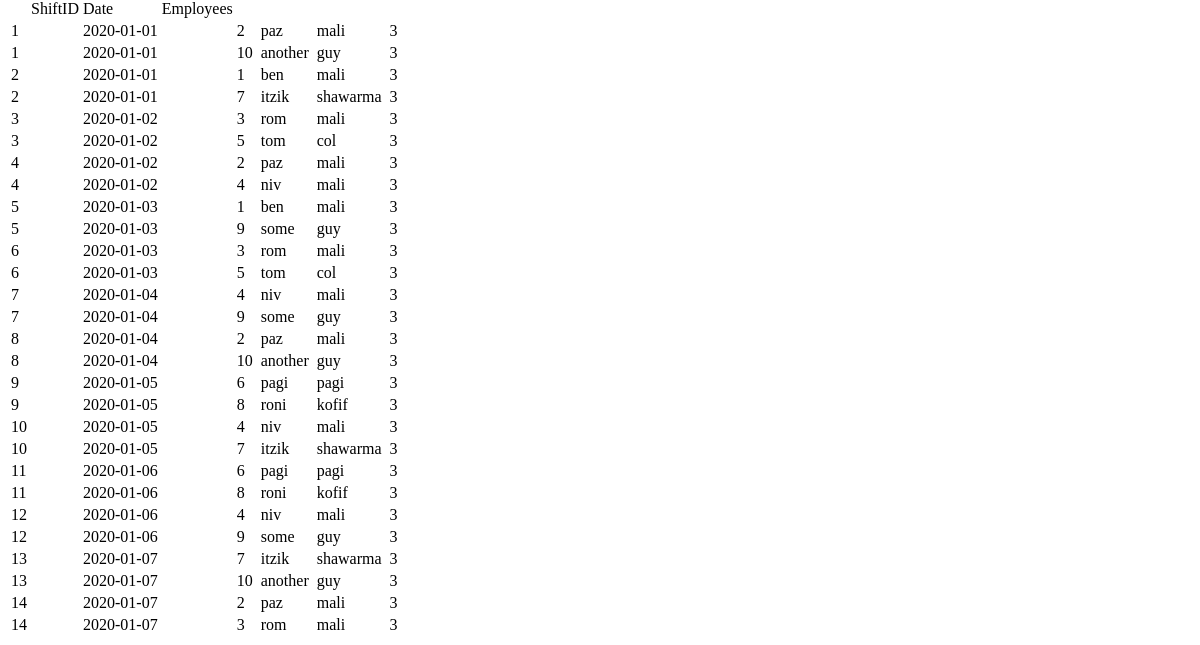
The page /restore_shifts (lower part) on the database as committed earlier.
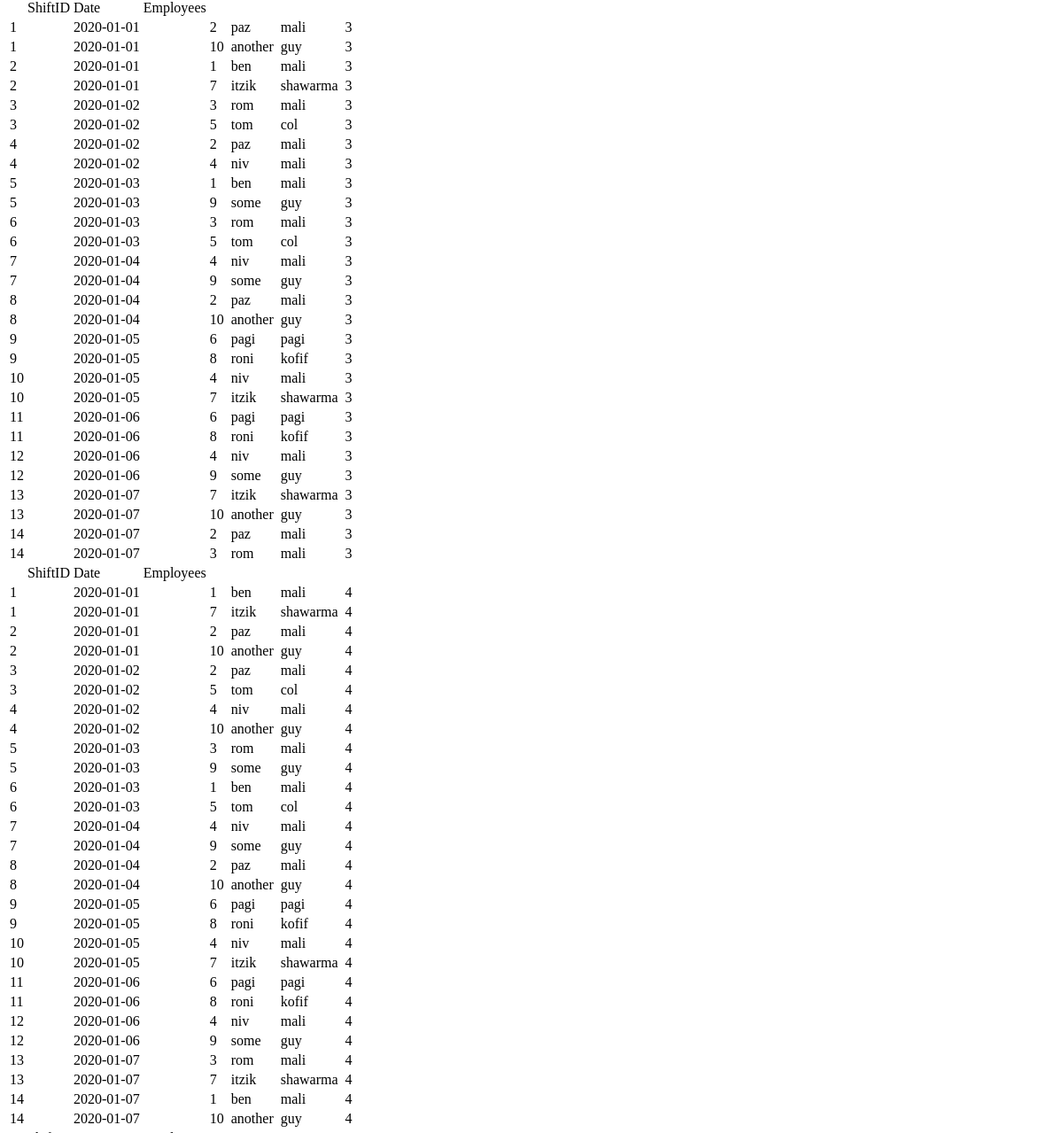
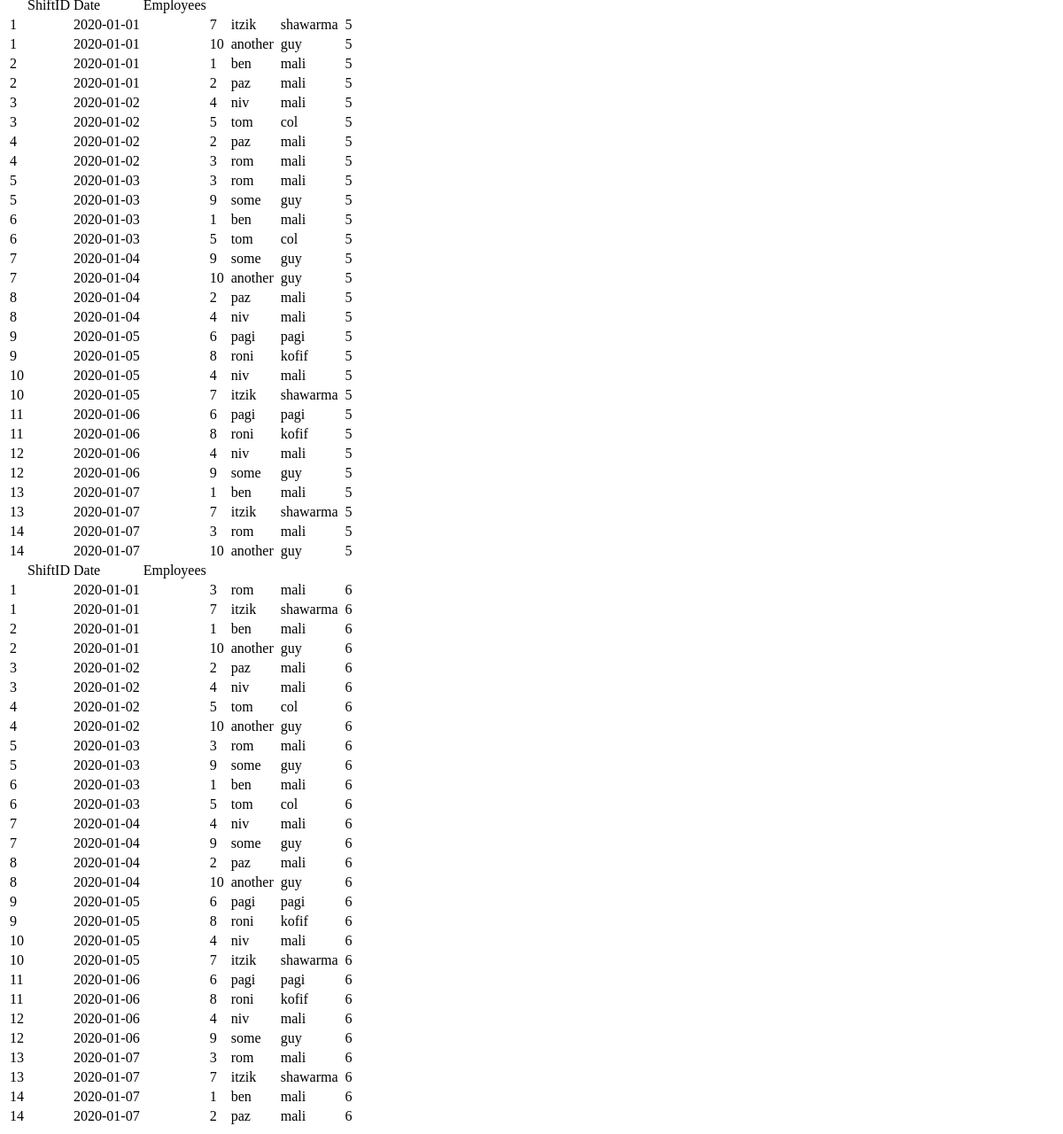
The same page on the database as committed later (2 pictures, top to bottom).
### tables this page shows
CREATE TABLE Employees_in_Shift
                            (
                              shift_id INT NOT NULL,
                              employee_id INT NOT NULL,
                              solution INT NOT NULL,
                              PRIMARY KEY (employee_id, shift_id,solution)
                            );

CREATE TABLE Shift
                            (
                              org_id INT NOT NULL,  
                              shift_id INT NOT NULL,
                              start_time DATE NOT NULL,
                              date DATE NOT NULL,
                              num_bartenders INT NOT NULL,
                              num_waitresses INT NOT NULL,
                              tip DOUBLE,
                              PRIMARY KEY (org_id,shift_id)
                            );

CREATE TABLE Employee
                            (
                              employee_id INT NOT NULL,
                              first_name VARCHAR(50) NOT NULL,
                              last_name VARCHAR(50) NOT NULL,
                              PRIMARY KEY (employee_id)
                            );

### restore_shifts.py (the view)
@restore_shiftsBP.route("/restore_shifts", methods=["GET"])
def restore_shifts():
    if request.method == "GET":
        org_id=1
        start_date= "2020-01-01"
        end_date = "2020-01-07"
        data = db.restore_solutions_by_date(org_id,start_date,end_date)
        solutions = []
        sol = []
        current_sol = 1
        for i in range(len(data)):
            if data[i][5] == current_sol:
                sol.append(data[i])
            else:
                solutions.append(sol)
                sol = []
                sol.append(data[i])
                current_sol += 1
        solutions.append(sol)
        params = {"solutions":solutions}
        return render_template("restore_shifts.html",params=params)

### DB.py (called while the page is built)
    def check_for_db(self):
        return os.path.isfile(self.name)

### templates/restore_shifts.html (shortened to what this page needs)
<!DOCTYPE html>
<html lang="en">
<head>
</head>
<body>
<br>
<table class="courses_table">
            {% if params != {} %}
                {% for solution in params["solutions"] %}
                    <thead>
                        <tr>
                            <td></td>
                            <td>ShiftID</td>
                            <td>Date</td>
                            <td>Employees</td>
                        </tr>
                    </thead>
                    {% for i in range(solution|length) %}
                            <tr>
                                {% for j in range(6) %}
                                    <td>{{solution[i][j]}}</td>
                                <td>  </td>
                                {% endfor %}
                            </tr>
                    {% endfor %}
                {% endfor %}
            {% endif %}
    </table>
</body>
</html>

Rows that differ between the two databases and show on the page:
added Employees_in_Shift: shift_id "1" "2020-01-01" "1" "ben" "mali" "4" "1" "2020-01-01" "7" "itzik" "shawarma" "4" "2" "2020-01-01" "2" "paz" "mali" "4" "2" "2020-01-01" "10" "another" "guy" "4" "3" "2020-01-02" "2" "paz" "mali" "4" "3" "2020-01-02" "5" "tom" "col" "4" "4" "2020-01-02" "4" "niv" "mali" "4" "4" "2020-01-02" "10" "another" "guy" "4" "5" "2020-01-03" "3" "rom" "mali" "4" "5" "2020-01-03" "9" "some" "guy" "4" "6" "2020-01-03" "1" "ben" "mali" "4" "6" "2020-01-03" "5" "tom" "col" "4" "7" "2020-01-04" "4" "niv" "mali" "4" "7" "2020-01-04" "9" "some" "guy" "4" "8" "2020-01-04" "2" "paz" "mali" "4" "8" "2020-01-04" "10" "another" "guy" "4" "9" "2020-01-05" "6" "pagi" "pagi" "4" "9" "2020-01-05" "8" "roni" "kofif" "4" "10" "2020-01-05" "4" "niv" "mali" "4" "10" "2020-01-05" "7" "itzik" "shawarma" "4" "11" "2020-01-06" "6" "pagi" "pagi" "4" "11" "2020-01-06" "8" "roni" "kofif" "4" "12" "2020-01-06" "4" "niv" "mali" "4" "12" "2020-01-06" "9" "some" "guy" "4" "13" "2020-01-07" "3" "rom" "mali" "4" "13" "2020-01-07" "7" "itzik" "shawarma" "4" "14" "2020-01-07" "1" "ben" "mali" "4" "14" "2020-01-07" "10" "another" "guy" "4"
added Employees_in_Shift: shift_id "1" "2020-01-01" "7" "itzik" "shawarma" "5" "1" "2020-01-01" "10" "another" "guy" "5" "2" "2020-01-01" "1" "ben" "mali" "5" "2" "2020-01-01" "2" "paz" "mali" "5" "3" "2020-01-02" "4" "niv" "mali" "5" "3" "2020-01-02" "5" "tom" "col" "5" "4" "2020-01-02" "2" "paz" "mali" "5" "4" "2020-01-02" "3" "rom" "mali" "5" "5" "2020-01-03" "3" "rom" "mali" "5" "5" "2020-01-03" "9" "some" "guy" "5" "6" "2020-01-03" "1" "ben" "mali" "5" "6" "2020-01-03" "5" "tom" "col" "5" "7" "2020-01-04" "9" "some" "guy" "5" "7" "2020-01-04" "10" "another" "guy" "5" "8" "2020-01-04" "2" "paz" "mali" "5" "8" "2020-01-04" "4" "niv" "mali" "5" "9" "2020-01-05" "6" "pagi" "pagi" "5" "9" "2020-01-05" "8" "roni" "kofif" "5" "10" "2020-01-05" "4" "niv" "mali" "5" "10" "2020-01-05" "7" "itzik" "shawarma" "5" "11" "2020-01-06" "6" "pagi" "pagi" "5" "11" "2020-01-06" "8" "roni" "kofif" "5" "12" "2020-01-06" "4" "niv" "mali" "5" "12" "2020-01-06" "9" "some" "guy" "5" "13" "2020-01-07" "1" "ben" "mali" "5" "13" "2020-01-07" "7" "itzik" "shawarma" "5" "14" "2020-01-07" "3" "rom" "mali" "5" "14" "2020-01-07" "10" "another" "guy" "5"
added Employees_in_Shift: shift_id "1" "2020-01-01" "3" "rom" "mali" "6" "1" "2020-01-01" "7" "itzik" "shawarma" "6" "2" "2020-01-01" "1" "ben" "mali" "6" "2" "2020-01-01" "10" "another" "guy" "6" "3" "2020-01-02" "2" "paz" "mali" "6" "3" "2020-01-02" "4" "niv" "mali" "6" "4" "2020-01-02" "5" "tom" "col" "6" "4" "2020-01-02" "10" "another" "guy" "6" "5" "2020-01-03" "3" "rom" "mali" "6" "5" "2020-01-03" "9" "some" "guy" "6" "6" "2020-01-03" "1" "ben" "mali" "6" "6" "2020-01-03" "5" "tom" "col" "6" "7" "2020-01-04" "4" "niv" "mali" "6" "7" "2020-01-04" "9" "some" "guy" "6" "8" "2020-01-04" "2" "paz" "mali" "6" "8" "2020-01-04" "10" "another" "guy" "6" "9" "2020-01-05" "6" "pagi" "pagi" "6" "9" "2020-01-05" "8" "roni" "kofif" "6" "10" "2020-01-05" "4" "niv" "mali" "6" "10" "2020-01-05" "7" "itzik" "shawarma" "6" "11" "2020-01-06" "6" "pagi" "pagi" "6" "11" "2020-01-06" "8" "roni" "kofif" "6" "12" "2020-01-06" "4" "niv" "mali" "6" "12" "2020-01-06" "9" "some" "guy" "6" "13" "2020-01-07" "3" "rom" "mali" "6" "13" "2020-01-07" "7" "itzik" "shawarma" "6" "14" "2020-01-07" "1" "ben" "mali" "6" "14" "2020-01-07" "2" "paz" "mali" "6"
